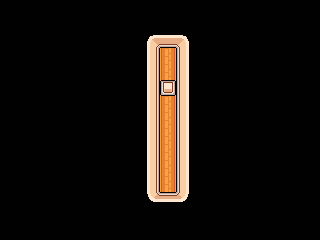

A 2D game scene composited from a Tiled map and its tileset images. What follows is a short description and the map's XML, with each tile layer's data collapsed to a summary:
An orthogonal 20x15 tile map with 16x16 px tiles, 2 tile layers (Tile Layer 1, Tile Layer 2) and 13 objects.

<map version="1.9" tiledversion="1.9.2" orientation="orthogonal" renderorder="right-down" width="20" height="15" tilewidth="16" tileheight="16" infinite="0" nextlayerid="21" nextobjectid="258">
 <tileset firstgid="1" name="fantasy" tilewidth="16" tileheight="16" tilecount="1120" columns="28">
  <image source="tilesets/tileset.png" width="448" height="640" />
 </tileset>
 <objectgroup id="6" name="collisions">
  <object id="242" x="112" y="32" width="16" height="128" />
  <object id="244" x="112" y="32" width="112" height="16" />
  <object id="245" x="208" y="48" width="16" height="128" />
  <object id="252" x="144" y="32" width="48" height="16" />
  <object id="253" x="176" y="48" width="16" height="160" />
  <object id="254" x="144" y="48" width="16" height="160" />
  <object id="255" x="160" y="192" width="16" height="16" />
  <object id="257" x="160" y="80" width="16" height="16" />
 </objectgroup>
 <objectgroup id="20" name="bomb" locked="1">
  <object id="256" x="160" y="128" width="16" height="16" />
 </objectgroup>
 <objectgroup id="15" name="spawnpoint" locked="1">
  <object id="234" x="128" y="96" width="16" height="16" />
  <object id="251" x="160" y="176" width="16" height="16" />
 </objectgroup>
 <objectgroup id="17" name="endpoint" locked="1">
  <object id="246" x="160" y="128" width="16" height="16" />
  <object id="250" x="160" y="48" width="16" height="16" />
 </objectgroup>
 <objectgroup id="19" name="poison" locked="1" />
 <layer id="10" name="Tile Layer 1" width="20" height="15">
  <data>[300 cells, 300 non-empty, 10 distinct tile ids]</data>
 </layer>
 <layer id="11" name="Tile Layer 2" width="20" height="15">
  <data>[300 cells, 1 non-empty, 1 distinct tile ids]</data>
 </layer>
</map>
